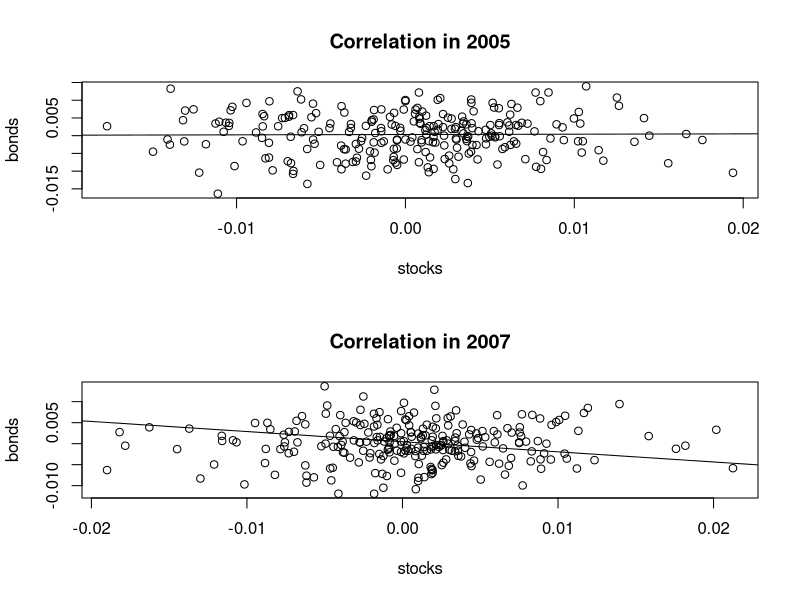

Source code (R):
## ---- chunk 1
dat = read.csv('market dat.csv')
## ---- chunk 2
par(mfrow = c(2,1))
plot(bonds ~ stocks, data = dat[1:252,], main = "Correlation in 2005")
abline(lm(bonds ~ stocks, data = dat[1:252,]))
plot(bonds ~ stocks, data = dat[252:504,], main = "Correlation in 2007")
abline(lm(bonds ~ stocks, data = dat[504:756,]))
